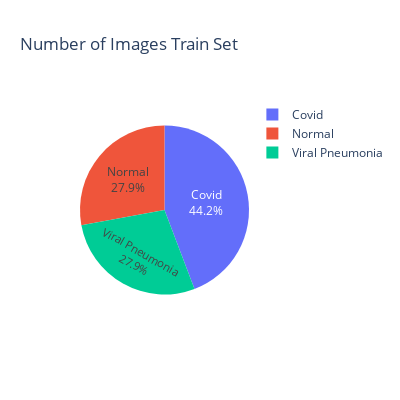

The notebook cell this image was saved under:
### Code cell
fig=px.pie(xrayimages,names="Category",values="Train",color="Category",title="Number of Images Train Set",height=400,width=400)
fig.update_traces(textposition='inside',textinfo='percent+label')
fig.show()

### Figure 1 — Plotly figure (JSON) as saved in the notebook; plotly's stock layout.template omitted (floating-point values rounded to 4 significant figures)
{"data": [{"customdata": [["Covid"], ["Normal"], ["Viral Pneumonia"]], "domain": {"x": [0, 1], "y": [0, 1]}, "hovertemplate": "Category=%{customdata[0]}<br>Train=%{value}<extra></extra>", "labels": ["Covid", "Normal", "Viral Pneumonia"], "legendgroup": "", "marker": {"colors": ["#636efa", "#EF553B", "#00cc96"]}, "name": "", "showlegend": true, "textinfo": "percent+label", "textposition": "inside", "type": "pie", "values": [111, 70, 70]}], "layout": {"height": 400, "legend": {"tracegroupgap": 0}, "title": {"text": "Number of Images Train Set"}, "width": 400}}
